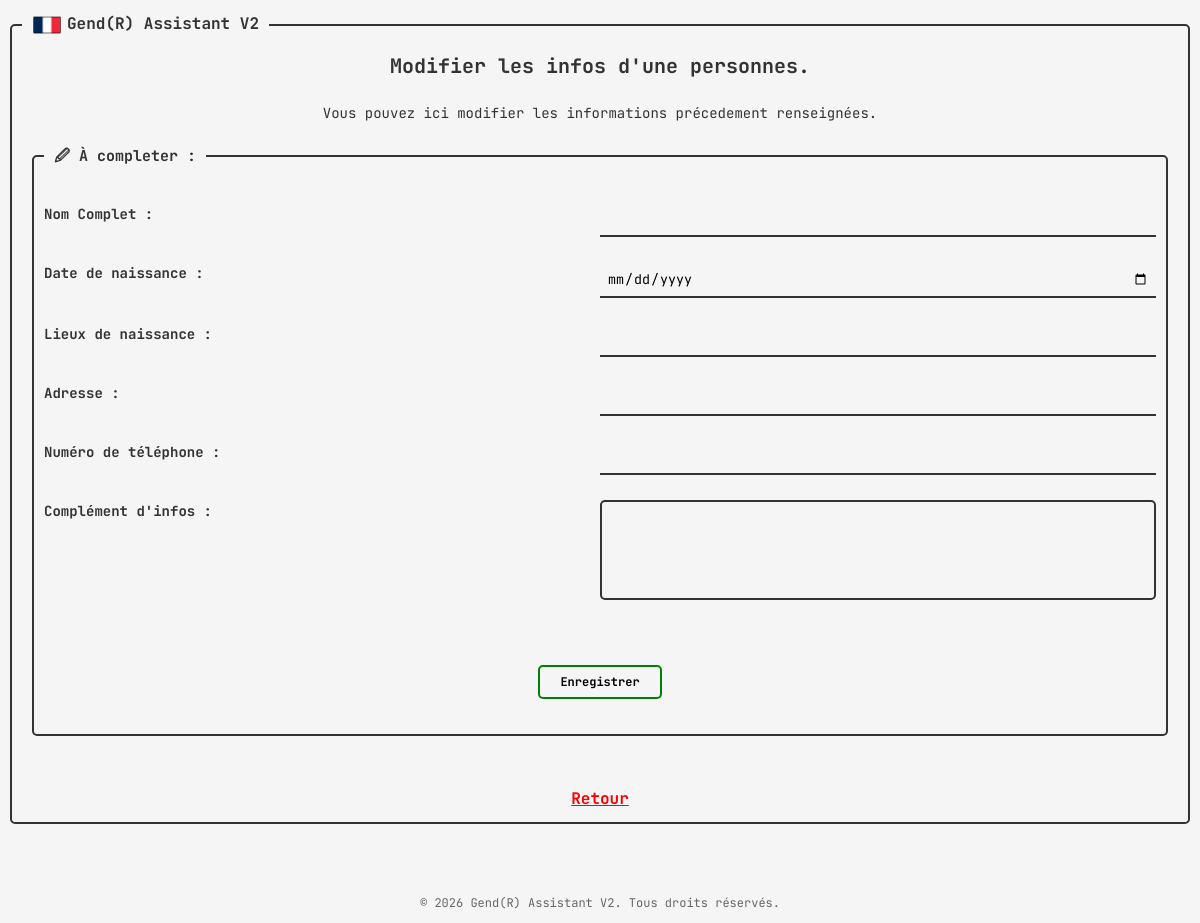
Before: /modify_person?person_name=Melissa+Cardarelli (signed in) with the older database file.
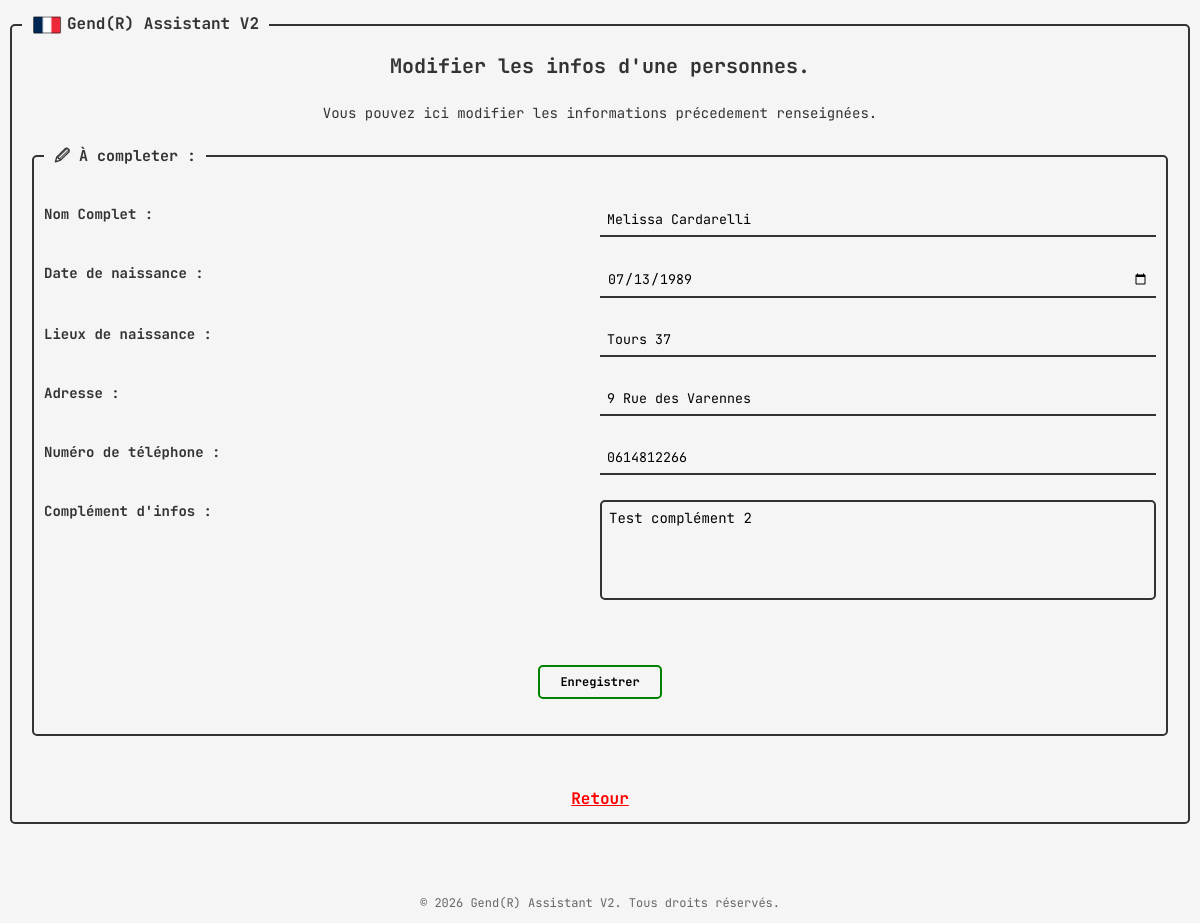
After: the same page with the newer database file.
### tables this page shows
CREATE TABLE persons (
                id INTEGER PRIMARY KEY AUTOINCREMENT,
                intervention_id INTEGER NOT NULL,
                fullname TEXT NOT NULL,
                birthdate TEXT NOT NULL,
                place_of_birth TEXT NOT NULL,
                location TEXT NOT NULL,
                phone TEXT NOT NULL,
                complement TEXT
                );

### app.py (the view, shortened to what this page needs)
@app.route('/modify_person', methods=['GET', 'POST'])
def modify_person():
    if 'username' not in session:
        return redirect(url_for('login'))
    if request.method == 'GET':
        person_name = request.args.get('person_name')
        person = db_handler.get_person(person_name)
        print(person)
        return render_template('modify_person.html', person=person)

### database_handler.py (called while the page is built)
    def get_person(self, person_name):
        conn = sqlite3.connect(self.path)
        cursor = conn.cursor()
        cursor.execute('SELECT * FROM persons WHERE fullname = ?', (person_name,))
        person = cursor.fetchone()
        conn.close()
        return person

### templates/modify_person.html (shortened to what this page needs)
{% extends 'base.html' %}
{% block content %}
    <div class="title">
        <h3>Modifier les infos d'une personnes.</h3>
        <p>Vous pouvez ici modifier les informations précedement renseignées.</p>
    </div>
    <div class="modify_person">
        <fieldset>
            <legend><strong>&#128393; À completer :</strong></legend>
            <form action="{{ url_for('modify_person') }}" method="POST">
                <div>
                    <label for="fullname">Nom Complet :</label>
                    <input type="text" name="fullname" id="fullname" value="{{ person[2] }}">
                </div>
                <div>
                    <label for="birthdate">Date de naissance :</label>
                    <input type="date" name="birthdate" id="birthdate" value="{{ person[3] }}">
                </div>
                <div>
                    <label for="place_of_birth">Lieux de naissance :</label>
                    <input type="text" name="place_of_birth" id="place_of_birth" value="{{ person[4] }}">
                </div>
                <div>
                    <label for="location">Adresse :</label>
                    <input type="text" name="location" id="location" value="{{ person[5] }}">
                </div>
                <div>
                    <label for="phone">Numéro de téléphone :</label>
                    <input type="text" name="phone" id="phone" value="{{ person[6] }}">
                </div>
                <div>
                    <label for="complement">Complément d'infos :</label>
                    <textarea name="complement" id="complement">{{ person[7] }}</textarea>
                </div>
                <div class="btn">
                    <button type="submit">Enregistrer</button>
                </div>
            </form>
        </fieldset>
        <a class="abord" href="{{ url_for('complete', intervention_id=intervention_id) }}">Retour</a>
    </div>
{% endblock %}

Changed rows visible on the page:
added persons: fullname "Melissa Cardarelli", birthdate "07/13/1989", place_of_birth "Tours 37", location "9 Rue des Varennes", phone "0614812266", complement "Test complément 2"
